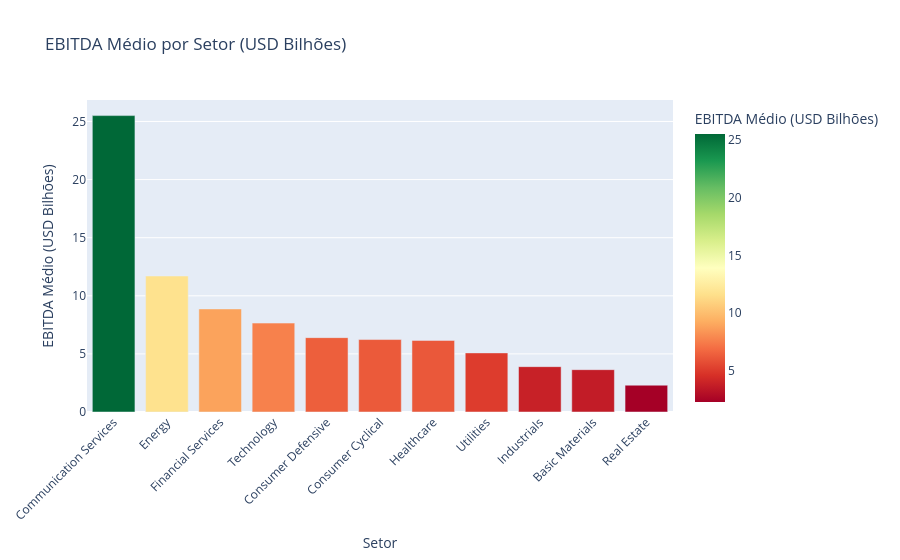

Write notebook code for a chart like this one.
### Markdown cell above
## Lucratividade por Setor

Analisamos lucratividade por dois ângulos:
- **Volume**: EBITDA médio absoluto, ou seja, quais setores geram mais lucro em tamanho
- **Valuation**: Market Cap/EBITDA, ou seja, quantas vezes o mercado paga pelo lucro de cada setor (quanto maior, mais "caro/sobrevalorizado" o setor)

### Code cell
df_ebitda = df.dropna(subset=['Ebitda', 'Sector', 'Marketcap'])
df_ebitda['Ebitda_B'] = df_ebitda['Ebitda'] / 1e9

# Gráfico 1: EBITDA absoluto
ebitda_by_sector = df_ebitda.groupby('Sector')['Ebitda_B'].mean().reset_index()
ebitda_by_sector = ebitda_by_sector.sort_values('Ebitda_B', ascending=False)

fig1 = px.bar(ebitda_by_sector,
              x='Sector',
              y='Ebitda_B',
              title='EBITDA Médio por Setor (USD Bilhões)',
              labels={'Ebitda_B': 'EBITDA Médio (USD Bilhões)', 'Sector': 'Setor'},
              color='Ebitda_B',
              color_continuous_scale='RdYlGn')
fig1.update_layout(xaxis_tickangle=-45)
fig1.show()

### Figure 1 — Plotly figure (JSON) as saved in the notebook; plotly's stock layout.template omitted (floating-point values rounded to 4 significant figures)
{"data": [{"hovertemplate": "Setor=%{x}<br>EBITDA Médio (USD Bilhões)=%{marker.color}<extra></extra>", "legendgroup": "", "marker": {"color": [25.51, 11.7, 8.87, 7.652, 6.399, 6.235, 6.162, 5.088, 3.902, 3.644, 2.306], "coloraxis": "coloraxis", "pattern": {"shape": ""}}, "name": "", "orientation": "v", "showlegend": false, "textposition": "auto", "type": "bar", "x": ["Communication Services", "Energy", "Financial Services", "Technology", "Consumer Defensive", "Consumer Cyclical", "Healthcare", "Utilities", "Industrials", "Basic Materials", "Real Estate"], "xaxis": "x", "y": [25.51, 11.7, 8.87, 7.652, 6.399, 6.235, 6.162, 5.088, 3.902, 3.644, 2.306], "yaxis": "y"}], "layout": {"barmode": "relative", "coloraxis": {"colorbar": {"title": {"text": "EBITDA Médio (USD Bilhões)"}}, "colorscale": [[0, "rgb(165,0,38)"], [0.1, "rgb(215,48,39)"], [0.2, "rgb(244,109,67)"], [0.3, "rgb(253,174,97)"], [0.4, "rgb(254,224,139)"], [0.5, "rgb(255,255,191)"], [0.6, "rgb(217,239,139)"], [0.7, "rgb(166,217,106)"], [0.8, "rgb(102,189,99)"], [0.9, "rgb(26,152,80)"], [1, "rgb(0,104,55)"]]}, "legend": {"tracegroupgap": 0}, "title": {"text": "EBITDA Médio por Setor (USD Bilhões)"}, "xaxis": {"anchor": "y", "domain": [0, 1], "tickangle": -45, "title": {"text": "Setor"}}, "yaxis": {"anchor": "x", "domain": [0, 1], "title": {"text": "EBITDA Médio (USD Bilhões)"}}}}
